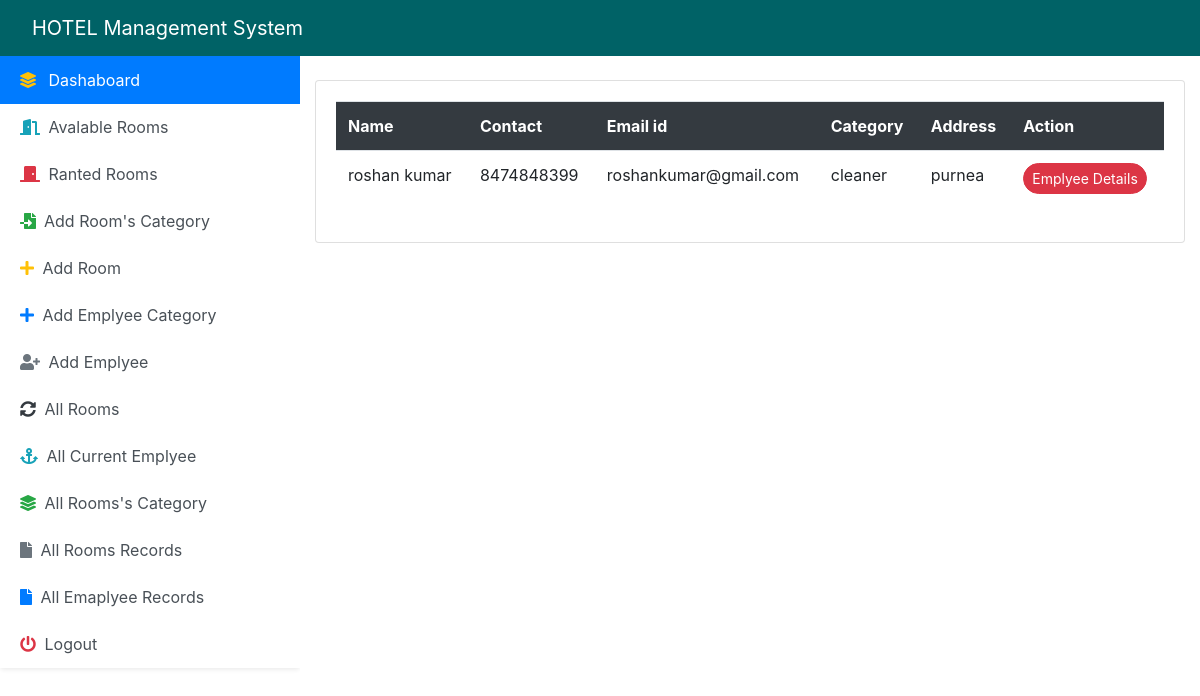
The app's page /allcurrentemplyee with its own data.
### hotelwork/models.py (models this page shows, shortened)
class Emplyee(models.Model):
    emplyee_id = models.AutoField(primary_key=True)
    name = models.CharField(max_length=200)
    contact = models.IntegerField()
    category = models.ForeignKey(EmplyeeCategory,on_delete=models.CASCADE)
    salary = models.IntegerField(default=0)
    email = models.EmailField(default=0)
    image = models.ImageField(upload_to='media/')
    address = models.CharField(max_length=200)
    qualifications = models.CharField(max_length=200)
    city = models.CharField(max_length=200)
    state = models.CharField(max_length=200)
    join_date = models.DateTimeField(default=timezone.now)
    status = models.BooleanField(default=True)

class EmplyeeCategory(models.Model):
    ec_id = models.AutoField(primary_key=True)
    emplyee_category =  models.CharField(max_length=200)
    def __str__(self):
        return self.emplyee_category

### hotelwork/views.py (the view)
# urls.py: path('allcurrentemplyee',AllCurrentEmplyee.as_view(),name="all_current_emplyee"),
class AllCurrentEmplyee(View):
    def get(self,request,*args,**kwargs):
        context = {"allemplyee":Emplyee.objects.filter(status=True)}
        return render(self.request,'maneeger/current_emplyee_list.html',context)

### templates/maneeger/current_emplyee_list.html
{% extends 'maneeger/base.html' %}
{% block content %}
    <div class="container-fluid mt-4">
    <div class="row">
        <div class="col-lg-12">
        <div class="card">
            <div class="card-body">
            <table class="table table-hover">
                <tr class="bg-dark text-white">
                    <th>Name</th>
                    <th>Contact</th>
                    <th>Email id</th>
                    <th>Category</th>
                    <th>Address</th>
                    <th>Action</th>
                </tr>
                {% for x in allemplyee %}
                <tr>
                    <td>{{ x.name }}</td>
                    <td>{{ x.contact }}</td>
                    <td>{{ x.email }}</td>
                    <td>{{ x.category }}</td>
                    <td>{{ x.address }}</td>
                    <td><a href="{% url 'emplyee_details' x.emplyee_id %}" class="btn btn-danger btn-sm" style="border-radius:20px";>Emplyee Details</a></td>
                </tr>
                {% endfor %}
            </table>
            </div>
        </div>
        </div>
    </div>
    </div>
{% endblock %}

### records on screen
Emplyee: name "roshan kumar", contact "8474848399", email "roshankumar@gmail.com", category "cleaner", address "purnea"
